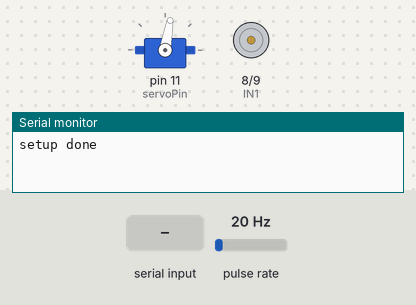
Recording of a sketch running on a simulated Arduino Uno, built with avr-gcc and run on an emulated ATmega328P. Parts: servo, motor-driver pin pairs drawn as motors (green arrow = first pin HIGH = forward, orange = second pin HIGH = backward, longer = more drive, scaled by the enable pin), the last lines printed to the serial monitor. Wiring (inferred from the names in the program): pulse sensor: data pin 2. The test bench sets the inputs (shaded band); at power-on: pulse rate 20 Hz.

Above: at 1.2 s.
1.3 s: "n" received over the second serial link
At 1.6 s:
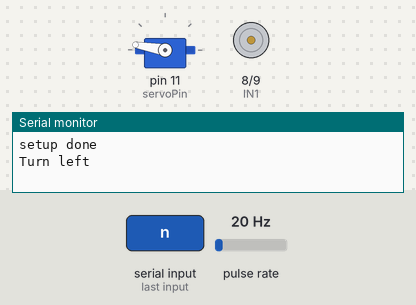
3.3 s: "x" received over the second serial link
At 3.7 s:
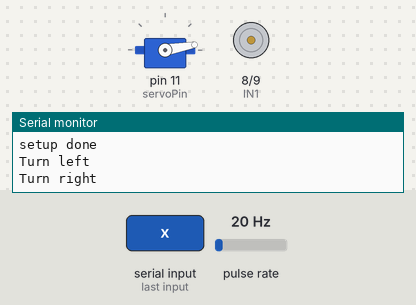
5.3 s: "1" received over the second serial link
At 5.8 s:
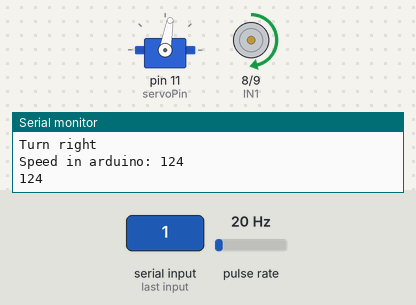
6.8 s: "n" received over the second serial link
At 7.2 s:
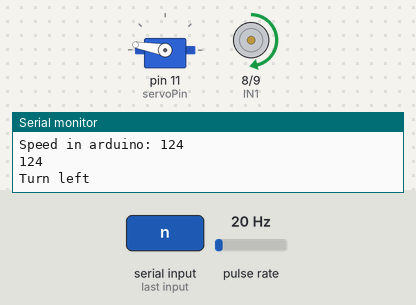
8.8 s: "x" received over the second serial link
At 9.2 s:
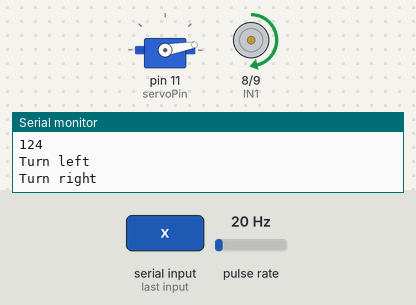
Timing chart, 0 to 11.8 s (numbered marks = the images above; inputs shaded):
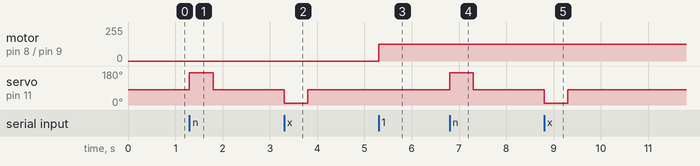

The sketch:

CK_arduino.ino
```cpp
#include <SoftwareSerial.h>
#include <Servo.h>

SoftwareSerial s(5,6);
Servo servo;

int IN1 = 8;
int IN2 = 9;
int ENA = 10;
int sensor = 2;
int servoPin = 11;
int startPos = 80;
int leftPos = 170;
int rightPos = 10;

const byte pulsesPerRevolution = 2;
const unsigned long zeroTimeout = 100000;
const byte numReadings = 2;
volatile unsigned long lastTimeWeMeasured;
volatile unsigned long periodBetweenPulses = zeroTimeout + 1000;
volatile unsigned long periodAverage = zeroTimeout + 1000;
unsigned long frequencyRaw;
unsigned long RPM;
unsigned int pulseCounter = 1;
unsigned long periodSum;
unsigned long lastTimeCycleMeasure = lastTimeWeMeasured;
unsigned long currentMicros = micros();
unsigned int amountOfReadings = 1;
unsigned int zeroDebouncingExtra;

int serialValue;

void left() {
  Serial.println("Turn left");
  servo.write(leftPos);
  delay(500);
  servo.write(startPos);
}

void right() {
  Serial.println("Turn right");
  servo.write(rightPos);
  delay(500);
  servo.write(startPos);
}

void control(int percent) {
  int speed = map(percent, 0, 100, 0, 255);
  Serial.print("Speed in arduino: ");
  Serial.println(speed);
  if (speed == 0) {
    digitalWrite(IN1, LOW);
    digitalWrite(IN2, LOW);
  } else {
    digitalWrite(IN1, HIGH);
    digitalWrite(IN2, LOW);
    Serial.println(speed);
    analogWrite(ENA, speed);
  }
}

void setup() {
  s.begin(115200);
  Serial.begin(9600);
  Serial.println();

  pinMode(ENA, OUTPUT);
  pinMode(IN1, OUTPUT);
  pinMode(IN2, OUTPUT);
  digitalWrite(IN1, LOW);
  digitalWrite(IN2, LOW);

  pinMode(sensor, INPUT);
  attachInterrupt(digitalPinToInterrupt(sensor), pulseEvent, RISING);

  servo.attach(servoPin);
  servo.write(startPos);

  Serial.println("setup done");
}

void loop() {
  lastTimeCycleMeasure = lastTimeWeMeasured;
  currentMicros = micros();
  if (currentMicros < lastTimeCycleMeasure) {
    lastTimeCycleMeasure = currentMicros;
  }
  frequencyRaw = 1000000 / periodAverage;
  if (periodBetweenPulses > zeroTimeout - zeroDebouncingExtra || currentMicros - lastTimeCycleMeasure > zeroTimeout - zeroDebouncingExtra) {
    frequencyRaw = 0;
    zeroDebouncingExtra = 2000;
  } else {
    zeroDebouncingExtra = 0;
  }

  RPM = frequencyRaw / pulsesPerRevolution * 60;

  if(s.available() > 0) {
    serialValue = s.read();
    if (serialValue >= 0 && serialValue <= 100) {
      control(serialValue);
    } else {
      switch (serialValue) {
        case 110:
          left();
          break;
        case 120:
          right();
          break;
        case 130:
          int rpm = map(RPM, 0, 10000, 0, 255);
          s.write(rpm);
          Serial.print("\tRPM: ");
          Serial.print(RPM);
          Serial.print(" rpm send: ");
          Serial.println(rpm);
          break;
        default:
          break;
      }
    }
  }
}

void pulseEvent() {
  periodBetweenPulses = micros() - lastTimeWeMeasured;
  lastTimeWeMeasured = micros();
  if (pulseCounter >= amountOfReadings)  {
    periodAverage = periodSum / amountOfReadings;
    pulseCounter = 1;
    periodSum = periodBetweenPulses;

    int remapedAmountOfReadings = map(periodBetweenPulses, 40000, 5000, 1, 10);
    remapedAmountOfReadings = constrain(remapedAmountOfReadings, 1, 10);
    amountOfReadings = remapedAmountOfReadings;
  } else {
    pulseCounter++;
    periodSum = periodSum + periodBetweenPulses;
  }
}
```

Measured:
- after the input at 1.3 s, servo on pin 11 (servoPin): 80° → 170° at once, → 80° 0.50 s later
- after the input at 3.3 s, servo on pin 11 (servoPin): 80° → 10° at once, → 80° 0.50 s later
- after the input at 5.3 s, motor on pin 8 (IN1) / pin 9 (IN2): stopped → forward 124/255 at once
- after the input at 6.8 s, servo on pin 11 (servoPin): 80° → 170° at once, → 80° 0.50 s later
- after the input at 8.8 s, servo on pin 11 (servoPin): 80° → 10° at once, → 80° 0.50 s later
